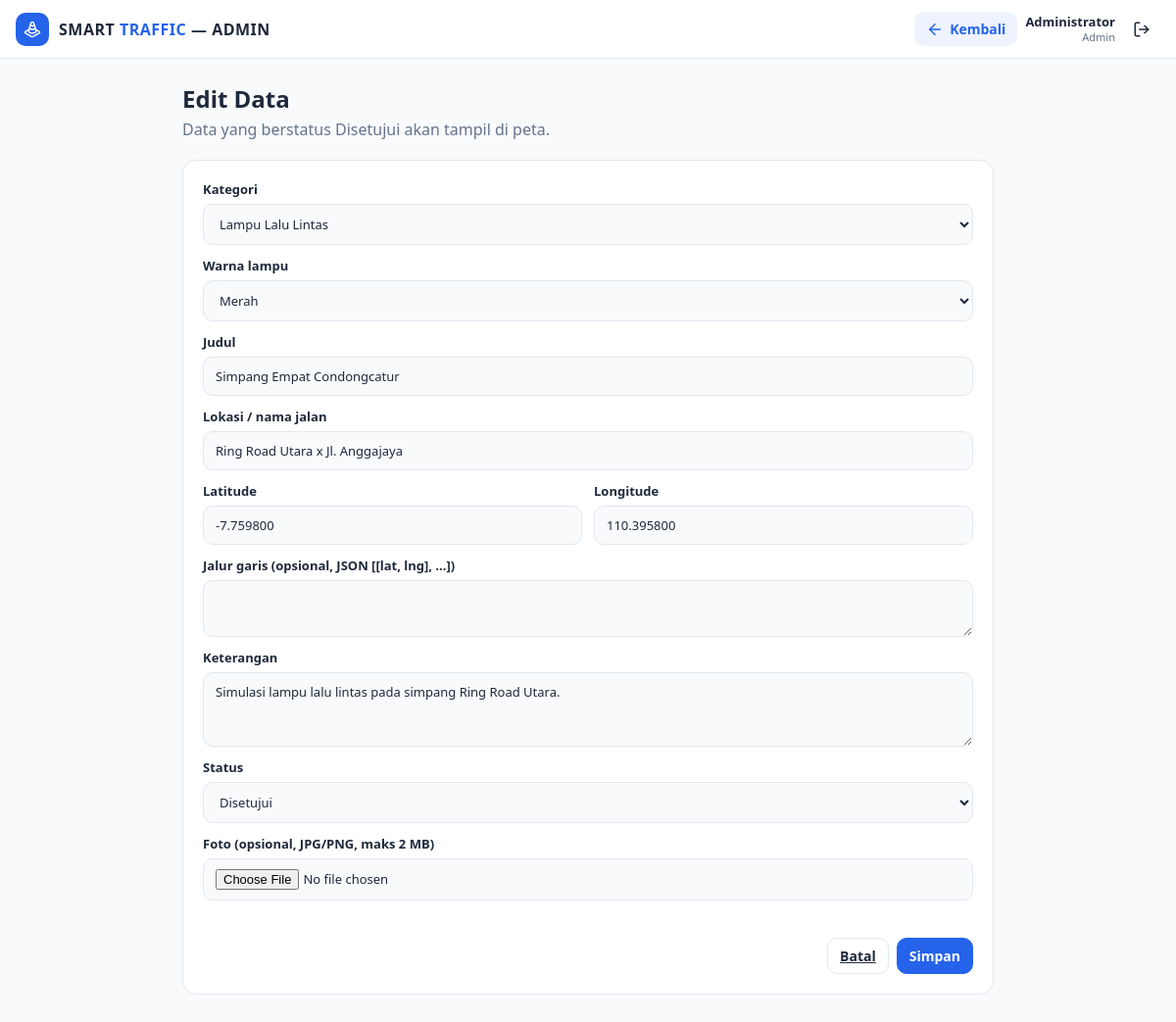
The app's page /edit.php?id=1 (signed in) with its own data.
### tables this page shows
CREATE TABLE traffic_items (
  id          INT AUTO_INCREMENT PRIMARY KEY,
  type        VARCHAR(30)  NOT NULL,        
  name        VARCHAR(80)  NOT NULL,
  location    VARCHAR(120) NOT NULL,
  latitude    DECIMAL(9,6) NOT NULL,
  longitude   DECIMAL(9,6) NOT NULL,
  light       VARCHAR(10)  NULL,            
  level       VARCHAR(10)  NULL,            
  path        TEXT         NULL,            
  description TEXT         NULL,
  photo       VARCHAR(255) NULL,            
  status      ENUM('pending','approved','rejected') NOT NULL DEFAULT 'pending',
  reported_by INT NULL,                     
  created_at  DATETIME NOT NULL DEFAULT CURRENT_TIMESTAMP,
  FOREIGN KEY (reported_by) REFERENCES users(id) ON DELETE SET NULL
);

### koneksi.php (called while the page is built, shortened)
<?php
function e($teks)
{
    return htmlspecialchars((string) $teks, ENT_QUOTES, 'UTF-8');
}
function cek_login($role = null)
{
    return $_SESSION['user'];
}

### edit.php (the view, shortened to what this page needs)
<?php
require_once 'koneksi.php';
$user = cek_login('admin');
$TYPES = ['traffic_light' => 'Lampu Lalu Lintas', 'road_damage' => 'Jalan Rusak', 'road_construction' => 'Perbaikan Jalan',
          'traffic_congestion' => 'Kemacetan', 'road_closure' => 'Jalan Ditutup'];
$LIGHTS = ['red' => 'Merah', 'yellow' => 'Kuning', 'green' => 'Hijau'];
$STATUSES = ['pending' => 'Menunggu', 'approved' => 'Disetujui', 'rejected' => 'Ditolak'];
$id = (int) ($_GET['id'] ?? 0);
$item = ['type' => 'road_damage', 'name' => '', 'location' => '', 'latitude' => '', 'longitude' => '', 'light' => 'red',
         'level' => 'slow', 'path' => '', 'description' => '', 'photo' => null, 'status' => 'approved'];
if ($id) {
    $stmt = mysqli_prepare($koneksi, 'SELECT * FROM traffic_items WHERE id = ?');
    mysqli_stmt_bind_param($stmt, 'i', $id);
    mysqli_stmt_execute($stmt);
    $item = mysqli_fetch_assoc(mysqli_stmt_get_result($stmt));
}
$error = '';
function opsi($daftar, $pilih)
{
    $html = '';
    foreach ($daftar as $nilai => $label) {
        $html .= '<option value="' . e($nilai) . '"' . ($nilai === $pilih ? ' selected' : '') . '>' . e($label) . '</option>';
    }
    return $html;
}
?>
<!DOCTYPE html>
<html lang="id">
<head>
  <link rel="stylesheet" href="assets/css/style.css">
  <link rel="stylesheet" href="assets/css/admin.css">
</head>
<body>
  <header class="topbar">
    <a class="brand" href="index.php">
      <span class="brand-logo"><i data-lucide="traffic-cone"></i></span>
      <span>SMART <b>TRAFFIC</b> — ADMIN</span>
    </a>
    <nav class="top-actions" style="margin-left:auto">
      <a href="admin.php" class="pill"><i data-lucide="arrow-left"></i><span>Kembali</span></a>
      <span id="user-chip" class="user-chip"><?= e($user['name']) ?><small>Admin</small></span>
      <a id="logout" href="logout.php" class="icon-btn" title="Keluar"><i data-lucide="log-out"></i></a>
    </nav>
  </header>
  <main class="admin-main">
    <h1><?= $id ? 'Edit Data' : 'Tambah Data' ?></h1>
    <p class="muted">Data yang berstatus Disetujui akan tampil di peta.</p>
    <form class="form-card" method="post" enctype="multipart/form-data">
      <label class="field"><span>Kategori</span><select name="type" id="type"><?= opsi($TYPES, $item['type']) ?></select></label>
      <label class="field" data-for="traffic_light"><span>Warna lampu</span><select name="light"><?= opsi($LIGHTS, $item['light']) ?></select></label>
      <label class="field"><span>Judul</span><input name="name" required maxlength="80" value="<?= e($item['name']) ?>"></label>
      <label class="field"><span>Lokasi / nama jalan</span><input name="location" required maxlength="120" value="<?= e($item['location']) ?>"></label>
      <div class="field-row">
        <label class="field"><span>Latitude</span><input name="latitude" required placeholder="-7.7626" value="<?= e($item['latitude']) ?>"></label>
        <label class="field"><span>Longitude</span><input name="longitude" required placeholder="110.4087" value="<?= e($item['longitude']) ?>"></label>
      </div>
      <label class="field"><span>Jalur garis (opsional, JSON [[lat, lng], ...])</span><textarea name="path" rows="2"><?= e($item['path']) ?></textarea></label>
      <label class="field"><span>Keterangan</span><textarea name="description" rows="3" maxlength="1000"><?= e($item['description']) ?></textarea></label>
      <label class="field"><span>Status</span><select name="status"><?= opsi($STATUSES, $item['status']) ?></select></label>
      <label class="field"><span>Foto (opsional, JPG/PNG, maks 2 MB)</span><input name="photo" type="file" accept="image/jpeg,image/png"></label>
      <p class="form-error" role="alert"><?= e($error) ?></p>
      <div class="dialog-actions">
        <a href="admin.php" class="btn">Batal</a>
        <button type="submit" class="btn btn--primary">Simpan</button>
      </div>
    </form>
  </main>
</body>
</html>

### assets/css/style.css (style rules this page uses)
:root { --primary: #2563eb; --bg: #f8fafc; --surface: #ffffff; --text: #1e293b; --muted: #64748b; --line: #e2e8f0; --red: #ef4444; --green: #22c55e; --shadow: 0 8px 24px rgba(15, 23, 42, 0.12); --radius: 14px; }
* { box-sizing: border-box; }
html { height: 100%; }
body { margin: 0; min-height: 100%; font-family: system-ui, -apple-system, "Segoe UI", Roboto, sans-serif; background: var(--bg); color: var(--text); }
button { font: inherit; cursor: pointer; }
svg.lucide { width: 18px; height: 18px; stroke-width: 2; }
.muted { color: var(--muted); }
.search input:focus, .field :is(input, select, textarea):focus { border-color: var(--primary); background: #fff; box-shadow: 0 0 0 3px rgba(37, 99, 235, 0.15); }
.btn { border: 1px solid var(--line); background: var(--surface); color: var(--text); padding: 9px 16px; border-radius: 10px; font-size: 14px; font-weight: 600; }
.btn--primary { background: var(--primary); border-color: var(--primary); color: #fff; }
.icon-btn { display: grid; place-items: center; width: 38px; height: 38px; border: 0; border-radius: 10px; background: transparent; color: var(--text); }
.pill { position: relative; display: flex; align-items: center; gap: 6px; padding: 8px 12px; border: 0; border-radius: 10px; color: var(--primary); background: rgba(37, 99, 235, 0.08); text-decoration: none; font-weight: 600; font-size: 14px; }
.field { display: grid; gap: 6px; margin-bottom: 12px; font-size: 13px; font-weight: 600; }
.field :is(input, select, textarea) { width: 100%; padding: 10px 12px; border: 1px solid var(--line); border-radius: 10px; background: var(--bg); font: inherit; font-weight: 400; color: var(--text); outline: none; }
.topbar { height: 60px; display: flex; align-items: center; gap: 16px; padding: 0 16px; background: var(--surface); border-bottom: 1px solid var(--line); z-index: 1000; }
.brand { display: flex; align-items: center; gap: 10px; color: var(--text); text-decoration: none; font-weight: 600; letter-spacing: 0.5px; white-space: nowrap; }
.brand b { color: var(--primary); }
.brand-logo { display: grid; place-items: center; width: 34px; height: 34px; border-radius: 10px; background: var(--primary); color: #fff; }
.top-actions { display: flex; align-items: center; gap: 8px; }
.user-chip { display: grid; line-height: 1.2; font-size: 13px; font-weight: 600; text-align: right; white-space: nowrap; }
.user-chip small { font-size: 11px; font-weight: 500; color: var(--muted); }
.dialog-actions { display: flex; justify-content: flex-end; gap: 8px; }

### assets/css/admin.css (style rules this page uses)
.topbar { position: sticky; top: 0; }
.admin-main { max-width: 860px; margin: 0 auto; padding: 24px 16px 48px; }
.admin-main h1 { margin: 0 0 4px; font-size: 24px; }
.admin-main > p { margin: 0 0 20px; }
.btn { padding: 8px 12px; }
.form-card { padding: 20px; background: var(--surface); border: 1px solid var(--line); border-radius: var(--radius); }
.field-row { display: grid; grid-template-columns: 1fr 1fr; gap: 12px; }
.form-error { min-height: 18px; margin: 0 0 8px; color: #b91c1c; font-size: 13px; }

### records on screen
traffic_items: type "Lampu Lalu Lintas", light "Merah", name "Simpang Empat Condongcatur", location "Ring Road Utara x Jl. Anggajaya", latitude "-7.759800", longitude "110.395800", description "Simulasi lampu lalu lintas pada simpang Ring Road Utara.", status "Disetujui"

### other values on screen
$user['name'] "Administrator"
